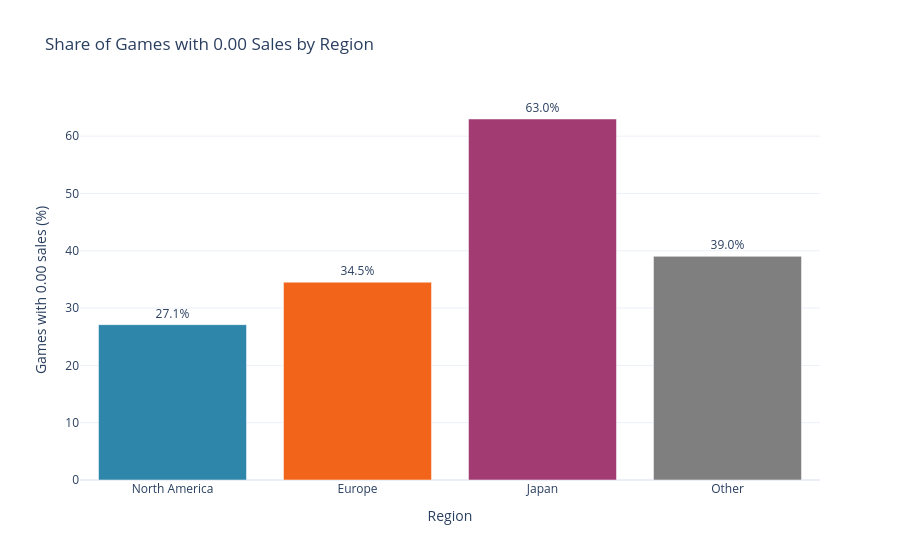

Source (notebook cell):
### Markdown cell above
`mean_per_game` is much higher than `median_per_game` in every region, so sales are **right-skewed**: a few hits sell a lot and most games sell very little.

`zero_sales_pct` is the share of games recorded as `0.00` in that region (very small sales, rounded to zero).

### Code cell
region_stats.index.name = 'region'

fig_zero = px.bar(
    region_stats.reset_index(),
    x='region',
    y='zero_sales_pct',
    color='region',
    color_discrete_map=region_colors,
    text='zero_sales_pct',
    title='Share of Games with 0.00 Sales by Region',
    labels={'region': 'Region', 'zero_sales_pct': 'Games with 0.00 sales (%)'}
)

fig_zero.update_traces(texttemplate='%{text:.1f}%', textposition='outside')
fig_zero.update_layout(template='plotly_white', showlegend=False)
fig_zero.show()

### Figure 1 — Plotly figure (JSON) as saved in the notebook; plotly's stock layout.template omitted (floating-point values rounded to 4 significant figures)
{"data": [{"alignmentgroup": "True", "hovertemplate": "Region=%{x}<br>Games with 0.00 sales (%)=%{text}<extra></extra>", "legendgroup": "North America", "marker": {"color": "#2E86AB", "pattern": {"shape": ""}}, "name": "North America", "offsetgroup": "North America", "orientation": "v", "showlegend": true, "text": [27.11], "textposition": "outside", "texttemplate": "%{text:.1f}%", "type": "bar", "x": ["North America"], "xaxis": "x", "y": [27.11], "yaxis": "y"}, {"alignmentgroup": "True", "hovertemplate": "Region=%{x}<br>Games with 0.00 sales (%)=%{text}<extra></extra>", "legendgroup": "Europe", "marker": {"color": "#F26419", "pattern": {"shape": ""}}, "name": "Europe", "offsetgroup": "Europe", "orientation": "v", "showlegend": true, "text": [34.52], "textposition": "outside", "texttemplate": "%{text:.1f}%", "type": "bar", "x": ["Europe"], "xaxis": "x", "y": [34.52], "yaxis": "y"}, {"alignmentgroup": "True", "hovertemplate": "Region=%{x}<br>Games with 0.00 sales (%)=%{text}<extra></extra>", "legendgroup": "Japan", "marker": {"color": "#A23B72", "pattern": {"shape": ""}}, "name": "Japan", "offsetgroup": "Japan", "orientation": "v", "showlegend": true, "text": [62.99], "textposition": "outside", "texttemplate": "%{text:.1f}%", "type": "bar", "x": ["Japan"], "xaxis": "x", "y": [62.99], "yaxis": "y"}, {"alignmentgroup": "True", "hovertemplate": "Region=%{x}<br>Games with 0.00 sales (%)=%{text}<extra></extra>", "legendgroup": "Other", "marker": {"color": "#7F7F7F", "pattern": {"shape": ""}}, "name": "Other", "offsetgroup": "Other", "orientation": "v", "showlegend": true, "text": [39.02], "textposition": "outside", "texttemplate": "%{text:.1f}%", "type": "bar", "x": ["Other"], "xaxis": "x", "y": [39.02], "yaxis": "y"}], "layout": {"barmode": "relative", "legend": {"title": {"text": "Region"}, "tracegroupgap": 0}, "showlegend": false, "title": {"text": "Share of Games with 0.00 Sales by Region"}, "xaxis": {"anchor": "y", "categoryarray": ["North America", "Europe", "Japan", "Other"], "categoryorder": "array", "domain": [0, 1], "title": {"text": "Region"}}, "yaxis": {"anchor": "x", "domain": [0, 1], "title": {"text": "Games with 0.00 sales (%)"}}}}
